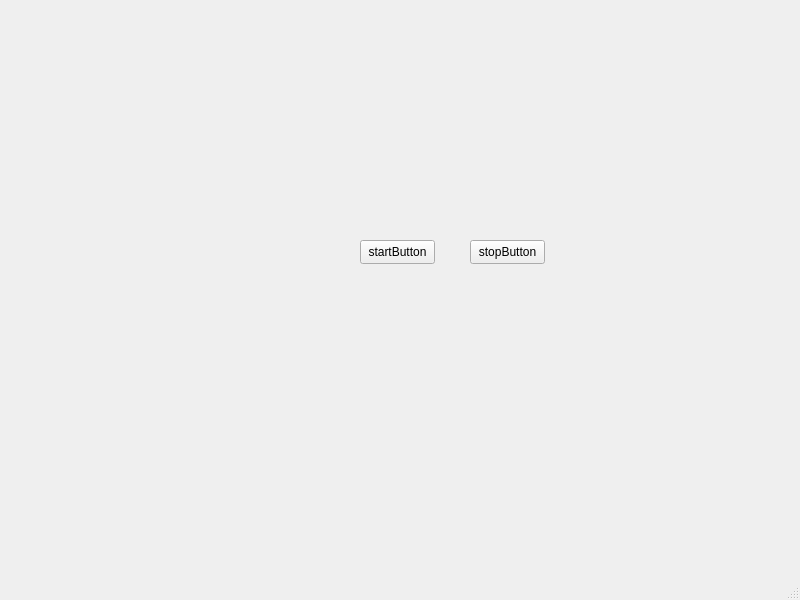
<?xml version="1.0" encoding="UTF-8"?>
<ui version="4.0">
 <class>MainWindow</class>
 <widget class="QMainWindow" name="MainWindow">
  <property name="geometry">
   <rect>
    <x>0</x>
    <y>0</y>
    <width>800</width>
    <height>600</height>
   </rect>
  </property>
  <property name="windowTitle">
   <string>MainWindow</string>
  </property>
  <widget class="QWidget" name="centralwidget">
   <widget class="QPushButton" name="pushButton">
    <property name="geometry">
     <rect>
      <x>360</x>
      <y>240</y>
      <width>75</width>
      <height>24</height>
     </rect>
    </property>
    <property name="text">
     <string>startButton</string>
    </property>
   </widget>
   <widget class="QPushButton" name="pushButton_2">
    <property name="geometry">
     <rect>
      <x>470</x>
      <y>240</y>
      <width>75</width>
      <height>24</height>
     </rect>
    </property>
    <property name="text">
     <string>stopButton</string>
    </property>
   </widget>
  </widget>
  <widget class="QMenuBar" name="menubar">
   <property name="geometry">
    <rect>
     <x>0</x>
     <y>0</y>
     <width>800</width>
     <height>22</height>
    </rect>
   </property>
  </widget>
  <widget class="QStatusBar" name="statusbar"/>
 </widget>
 <resources/>
 <connections/>
</ui>
